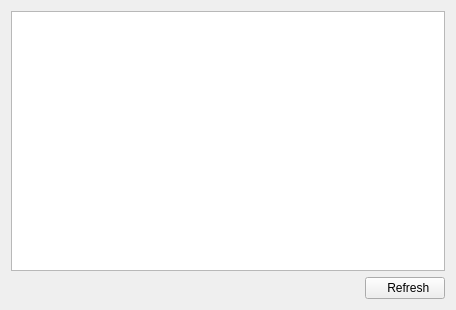
<?xml version="1.0" encoding="UTF-8"?>
<ui version="4.0">
 <class>ListaForm</class>
 <widget class="QWidget" name="ListaForm">
  <property name="geometry">
   <rect>
    <x>0</x>
    <y>0</y>
    <width>456</width>
    <height>310</height>
   </rect>
  </property>
  <property name="windowTitle">
   <string>Form</string>
  </property>
  <layout class="QGridLayout" name="gridLayout">
   <item row="0" column="0">
    <layout class="QVBoxLayout" name="verticalLayout">
     <item>
      <widget class="QTableView" name="tblApuntes"/>
     </item>
     <item>
      <layout class="QHBoxLayout" name="horizontalLayout">
       <item>
        <spacer name="horizontalSpacer">
         <property name="orientation">
          <enum>Qt::Horizontal</enum>
         </property>
         <property name="sizeHint" stdset="0">
          <size>
           <width>398</width>
           <height>20</height>
          </size>
         </property>
        </spacer>
       </item>
       <item>
        <widget class="QPushButton" name="btnRefresh">
         <property name="text">
          <string>  Refresh</string>
         </property>
         <property name="icon">
          <iconset>
           <normaloff>Recursos/actualizar2.png</normaloff>Recursos/actualizar2.png</iconset>
         </property>
        </widget>
       </item>
      </layout>
     </item>
    </layout>
   </item>
  </layout>
 </widget>
 <resources/>
 <connections/>
</ui>
